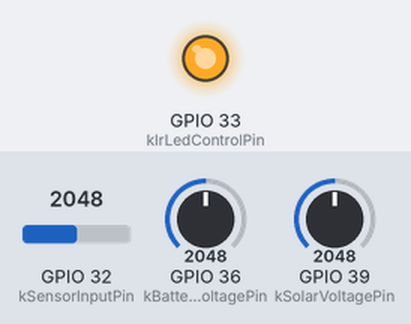
This sketch was run on a simulated ESP32. Parts: output pins drawn as LEDs (lit = HIGH). The test bench sets the inputs (shaded band); at power-on: GPIO 32 (kSensorInputPin) = 2048, GPIO 36 (kBatteryVoltagePin) = 2048, GPIO 39 (kSolarVoltagePin) = 2048. Pins used as bus, display or sensor lines are not drawn; what the sketch prints to the serial monitor is not drawn.

Above: at 0.1 s.
Timing chart, 0 to 1.6 s (numbered marks = the images above):
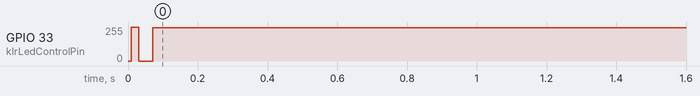

The sketch:

rpr220_raw_csv.ino
```cpp
#include <Arduino.h>

namespace {
constexpr uint8_t kSensorInputPin = 32;
constexpr uint8_t kIrLedControlPin = 33;
constexpr bool kIrLedActiveHigh = true;
constexpr uint8_t kVirtualVccPin = 25;
constexpr uint8_t kVirtualGndPin = 26;
constexpr uint8_t kBatteryVoltagePin = 36;  // VP (ADC1_CH0)
constexpr uint8_t kSolarVoltagePin = 39;    // VN (ADC1_CH3)

constexpr uint32_t kSampleIntervalMs = 10;
constexpr uint32_t kSettleMicros = 80;
constexpr float kAdcRefVolts = 3.3f;
constexpr float kAdcMaxCounts = 4095.0f;
constexpr float kDividerScale = 10.0f;  // 10:1 divider

uint32_t lastSampleMs = 0;

void setLed(bool on) {
  const bool high = kIrLedActiveHigh ? on : !on;
  digitalWrite(kIrLedControlPin, high ? HIGH : LOW);
}

void setupPins() {
  pinMode(kVirtualVccPin, OUTPUT);
  digitalWrite(kVirtualVccPin, HIGH);

  pinMode(kVirtualGndPin, OUTPUT);
  digitalWrite(kVirtualGndPin, LOW);

  pinMode(kIrLedControlPin, OUTPUT);
  pinMode(kSensorInputPin, INPUT);
  pinMode(kBatteryVoltagePin, INPUT);
  pinMode(kSolarVoltagePin, INPUT);

  setLed(true);
}

static int prev_reading = 0;

float readScaledVoltage(uint8_t pin) {
  const int raw = analogRead(pin);
  const float pinVolts = ((float)raw / kAdcMaxCounts) * kAdcRefVolts;
  return pinVolts * kDividerScale;
}

void sampleAndPrintCsv() {
  setLed(false);
  delayMicroseconds(kSettleMicros);
  const int baseline = analogRead(kSensorInputPin);

  setLed(true);
  delayMicroseconds(kSettleMicros);
  const int reflected = analogRead(kSensorInputPin);

  const int reading = reflected - baseline;
  const float batteryV = readScaledVoltage(kBatteryVoltagePin);
  const float solarV = readScaledVoltage(kSolarVoltagePin);

  if (reading < 160 && prev_reading > 160) {
    Serial.println("------------TICK------------");
  }
  prev_reading = reading;

  Serial.print(baseline);
  Serial.print(',');
  Serial.print(reflected);
  Serial.print(',');
  Serial.print(reading);
  Serial.print(',');
  Serial.print(batteryV, 3);
  Serial.print(',');
  Serial.print(solarV, 3);
  Serial.println(',');


}
}  // namespace

void setup() {
  Serial.begin(115200);
  delay(10);

  setupPins();

  // Optional: wider ADC range for ESP32 ADC1 channels.
  analogSetPinAttenuation(kSensorInputPin, ADC_11db);

  Serial.println("baseline,reflected,reading,batteryV,solarV");
  lastSampleMs = millis();
}

void loop() {
  const uint32_t now = millis();
  if (now - lastSampleMs >= kSampleIntervalMs) {
    lastSampleMs = now;
    sampleAndPrintCsv();
  }
}
```

Measured:
- by itself, GPIO 33 (kIrLedControlPin): 255/255 → 251/255 at 0.03 s
